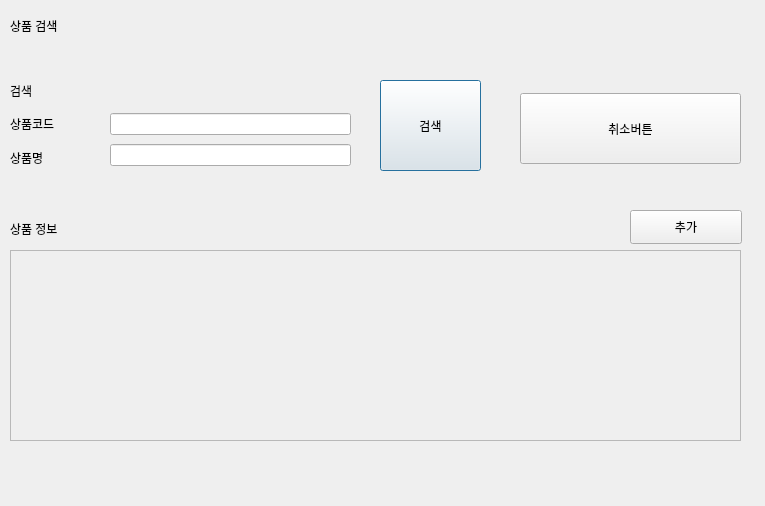
<?xml version="1.0" encoding="UTF-8"?>
<ui version="4.0">
 <class>Dialog</class>
 <widget class="QDialog" name="Dialog">
  <property name="geometry">
   <rect>
    <x>0</x>
    <y>0</y>
    <width>765</width>
    <height>506</height>
   </rect>
  </property>
  <property name="windowTitle">
   <string>Dialog</string>
  </property>
  <widget class="QWidget" name="horizontalLayoutWidget">
   <property name="geometry">
    <rect>
     <x>10</x>
     <y>10</y>
     <width>721</width>
     <height>31</height>
    </rect>
   </property>
   <layout class="QHBoxLayout" name="horizontalLayout_5">
    <item>
     <widget class="QLabel" name="label_3">
      <property name="text">
       <string>상품 검색</string>
      </property>
     </widget>
    </item>
   </layout>
  </widget>
  <widget class="QPushButton" name="pushButton">
   <property name="geometry">
    <rect>
     <x>380</x>
     <y>80</y>
     <width>101</width>
     <height>91</height>
    </rect>
   </property>
   <property name="text">
    <string>검색</string>
   </property>
  </widget>
  <widget class="QWidget" name="verticalLayoutWidget">
   <property name="geometry">
    <rect>
     <x>10</x>
     <y>110</y>
     <width>91</width>
     <height>61</height>
    </rect>
   </property>
   <layout class="QVBoxLayout" name="verticalLayout_15">
    <item>
     <widget class="QLabel" name="label_13">
      <property name="enabled">
       <bool>true</bool>
      </property>
      <property name="text">
       <string>상품코드</string>
      </property>
     </widget>
    </item>
    <item>
     <widget class="QLabel" name="label_14">
      <property name="enabled">
       <bool>true</bool>
      </property>
      <property name="autoFillBackground">
       <bool>false</bool>
      </property>
      <property name="text">
       <string>상품명</string>
      </property>
     </widget>
    </item>
   </layout>
  </widget>
  <widget class="QLabel" name="label_5">
   <property name="geometry">
    <rect>
     <x>10</x>
     <y>80</y>
     <width>51</width>
     <height>21</height>
    </rect>
   </property>
   <property name="text">
    <string>검색</string>
   </property>
  </widget>
  <widget class="QScrollArea" name="scrollArea">
   <property name="geometry">
    <rect>
     <x>10</x>
     <y>250</y>
     <width>731</width>
     <height>191</height>
    </rect>
   </property>
   <property name="widgetResizable">
    <bool>true</bool>
   </property>
   <widget class="QWidget" name="scrollAreaWidgetContents_3">
    <property name="geometry">
     <rect>
      <x>0</x>
      <y>0</y>
      <width>729</width>
      <height>189</height>
     </rect>
    </property>
    <widget class="QWidget" name="gridLayoutWidget_2">
     <property name="geometry">
      <rect>
       <x>0</x>
       <y>0</y>
       <width>731</width>
       <height>191</height>
      </rect>
     </property>
     <layout class="QGridLayout" name="gridLayout_2"/>
    </widget>
   </widget>
  </widget>
  <widget class="QWidget" name="verticalLayoutWidget_2">
   <property name="geometry">
    <rect>
     <x>110</x>
     <y>110</y>
     <width>241</width>
     <height>61</height>
    </rect>
   </property>
   <layout class="QVBoxLayout" name="verticalLayout_16">
    <item>
     <widget class="QLineEdit" name="lineEdit_4">
      <property name="clearButtonEnabled">
       <bool>false</bool>
      </property>
     </widget>
    </item>
    <item>
     <widget class="QLineEdit" name="lineEdit_9"/>
    </item>
   </layout>
  </widget>
  <widget class="QPushButton" name="pushButton_2">
   <property name="geometry">
    <rect>
     <x>630</x>
     <y>210</y>
     <width>112</width>
     <height>34</height>
    </rect>
   </property>
   <property name="text">
    <string>추가</string>
   </property>
  </widget>
  <widget class="QLabel" name="label_10">
   <property name="geometry">
    <rect>
     <x>10</x>
     <y>220</y>
     <width>77</width>
     <height>18</height>
    </rect>
   </property>
   <property name="text">
    <string>상품 정보</string>
   </property>
  </widget>
  <widget class="QPushButton" name="pushButton_3">
   <property name="geometry">
    <rect>
     <x>520</x>
     <y>93</y>
     <width>221</width>
     <height>71</height>
    </rect>
   </property>
   <property name="text">
    <string>취소버튼</string>
   </property>
  </widget>
 </widget>
 <resources/>
 <connections/>
</ui>
